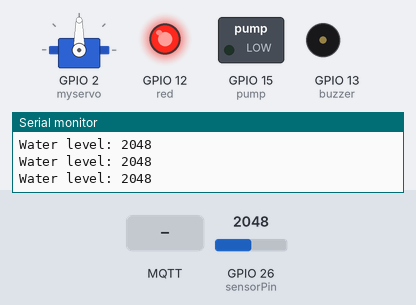
A sketch run on a simulated ESP32. Shown: servo, switched loads named in the sketch (green lamp = pin HIGH), output pins drawn as LEDs (lit = HIGH), buzzer (waves = sounding, pin HIGH), the last lines printed to the serial monitor. The inputs (shaded band) are chosen by the test bench; at power-on: GPIO 26 (sensorPin) = 2048. WiFi joins after 1.5 s; servers stay silent unless stated; no MQTT or app messages arrive unless stated.

Above: at 5.2 s.
5.3 s: MQTT message "feed" arrives on the first subscribed topic
At 6.8 s:
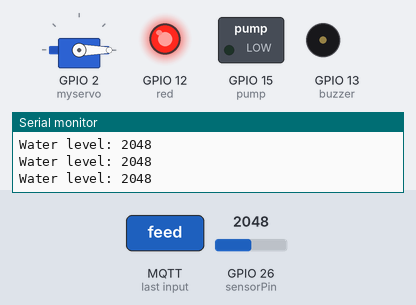
7.5 s: GPIO 26 (sensorPin) set to 427
9.0 s: GPIO 26 (sensorPin) set to 375
At 10.0 s:
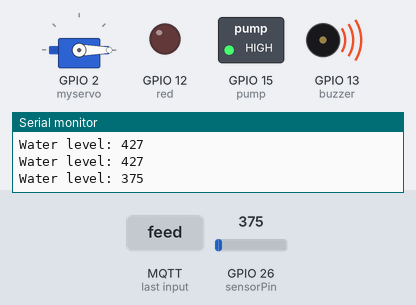
At 14.16 s:
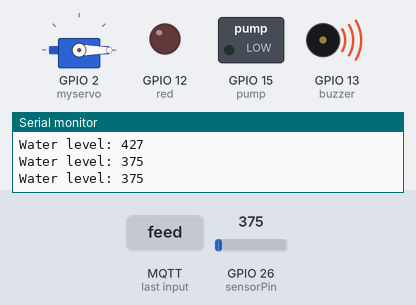
Timing chart, 0 to 15.7 s (numbered marks = the images above; inputs shaded):
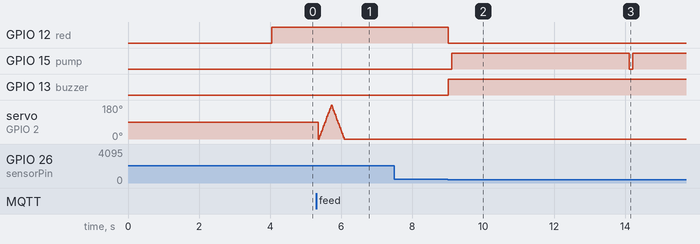

Measured:
- the behaviour switches between 400 and 399 on GPIO 26 (sensorPin) (found by bisection; images 1 and 2)
- after the input at 9.0 s, GPIO 12 (red): HIGH → LOW at once; GPIO 15 (pump): LOW → HIGH after 0.11 s, → LOW 5.0 s later, → HIGH 0.10 s later; GPIO 13 (buzzer): LOW → HIGH at once

The sketch:

smart_aqua.ino
```cpp
#define sensorPin 26
#include <Servo.h>
#include <SPI.h>
#include <Wire.h>
#include <Ethernet.h>
#include <PubSubClient.h>
#include <Servo.h>
int val2 = 0;
int servo=0;
int pos;

Servo myservo;  // create servo object to control a servo
//MQTT Global Variables
byte mac[]    = {  0xDE, 0xED, 0xBA, 0xFE, 0xFE, 0xED };
IPAddress ip(172, 16, 0, 100);
IPAddress myDns(192, 168, 0, 1);
IPAddress server(10, 5, 15, 103);
EthernetClient ethClient;
PubSubClient client(ethClient);

//MQTT callback funtion
void callback(char* topic, byte* payload, unsigned int length) {
  Serial.print("Message arrived [");
  Serial.print(topic);
  Serial.print("] ");
  char messageBuffer[30];
  memcpy(messageBuffer, payload, length);
  messageBuffer[length] = '\0';
  Serial.println(messageBuffer);
  for (int i=0;i<length;i++) {
    Serial.print((char)payload[i]);
  }
  //For convering payload to string
  char message[30];
  for(int i=0;i<length;i++){
    message[i]=payload[i];
    }
  String msg = String(message);
  if((msg.indexOf("feed")>-1)||(msg.indexOf("Feed")>-1))
  servo=1;
  else
  servo=0;
}

//MQTT Reconnect callback
void reconnect() {
  while (!client.connected()) {
  // Loop until we're reconnected
    Serial.print("Attempting MQTT connection...");
    // Attempt to connect
    if (client.connect("arduinoClient")) {
      Serial.println("connected");
      client.subscribe("home/aqua");
    } else {
      Serial.print("failed, rc=");
      Serial.print(client.state());
      Serial.println(" try again in 5 seconds");
      // Wait 5 seconds before retrying
      delay(5000);
    }
  }
}
void ethstart()
{
  //ethernet codes
  Ethernet.init(17);  // WIZnet W5100S-EVB-Pico
  Serial.begin(115200);
  while (!Serial) {
    ; // wait for serial port to connect. Needed for native USB port only
  }

    Serial.println("Initialize Ethernet with DHCP:");
  if (Ethernet.begin(mac) == 0) {
    Serial.println("Failed to configure Ethernet using DHCP");
    // Check for Ethernet hardware present
    if (Ethernet.hardwareStatus() == EthernetNoHardware) {
      Serial.println("Ethernet shield was not found.  Sorry, can't run without hardware. :(");
      while (true) {
        delay(1); // do nothing, no point running without Ethernet hardware
      }
    }
    if (Ethernet.linkStatus() == LinkOFF) {
      Serial.println("Ethernet cable is not connected.");
    }
    // try to congifure using IP address instead of DHCP:
    Ethernet.begin(mac, ip, myDns);
  } else {
    Serial.print("  DHCP assigned IP ");
    Serial.println(Ethernet.localIP());
  }
  // give the Ethernet shield a second to initialize:
  delay(1000);
  Serial.print("connecting to ");
  Serial.print(server);
  Serial.println("...");
  client.setClient(ethClient);
  client.setServer(server, 1883);
  client.setCallback(callback);
  // Allow the hardware to sort itself out
  delay(1500);

}

void setup() {
  // put your setup code here, to run once:
  ethstart();
  myservo.attach(2);
  pinMode(15,OUTPUT);//pump
 pinMode(sensorPin, INPUT);
//  pinMode(9,OUTPUT);

  pinMode(12,OUTPUT); //red
  pinMode(13,OUTPUT); //buzzer
   myservo.attach(2);
 Serial.begin(9600);
}

int start_servo()
  {
    if(servo==1)
  {
    for (pos = 0; pos <= 180; pos += 1) { // goes from 0 degrees to 180 degrees
    // in steps of 1 degree
    myservo.write(pos);
    delay(2);// tell servo to go to position in variable 'pos'
                          // waits 15ms for the servo to reach the position
  }
  for (pos = 180; pos >= 0; pos -= 1) { // goes from 180 degrees to 0 degrees
    myservo.write(pos);
    delay(2);// tell servo to go to position in variable 'pos'
                           // waits 15ms for the servo to reach the position
  }
  }
  servo=0;
  return 0;
  }


void loop() {
  int pumpstatus=0;
  if (!client.connected()) {
    reconnect();
    }
    //Subscribe to topic
   client.subscribe("home");

    start_servo();

   val2 = analogRead(sensorPin);
  Serial.print("Water level: ");
  Serial.println(val2);
   if((val2>=400)){
    digitalWrite(12,HIGH); //green
    digitalWrite(13,LOW); //buzzer
    delay(100);
    pumpstatus=1;
    }
  else{
    pumpstatus=0;
    digitalWrite(12,LOW);
    digitalWrite(13,HIGH);
    delay(100);
    }
  if(pumpstatus==0)
  {
    digitalWrite(15,HIGH);
    delay(5000);
    digitalWrite(15,LOW);
    }
    else
    digitalWrite(15,LOW);

    client.loop();
}
```
